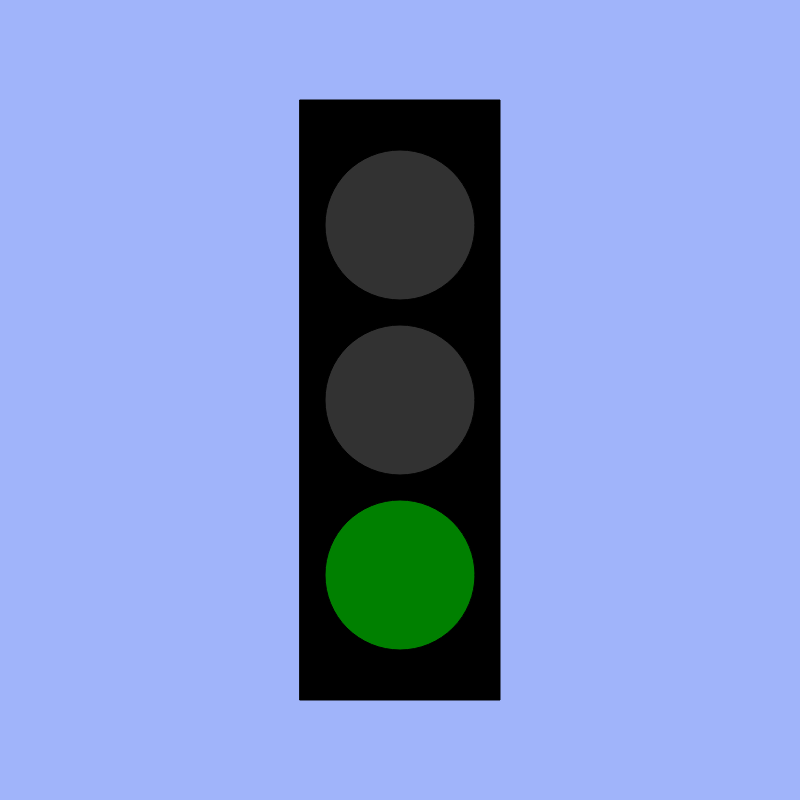
Frame 1 (no input)
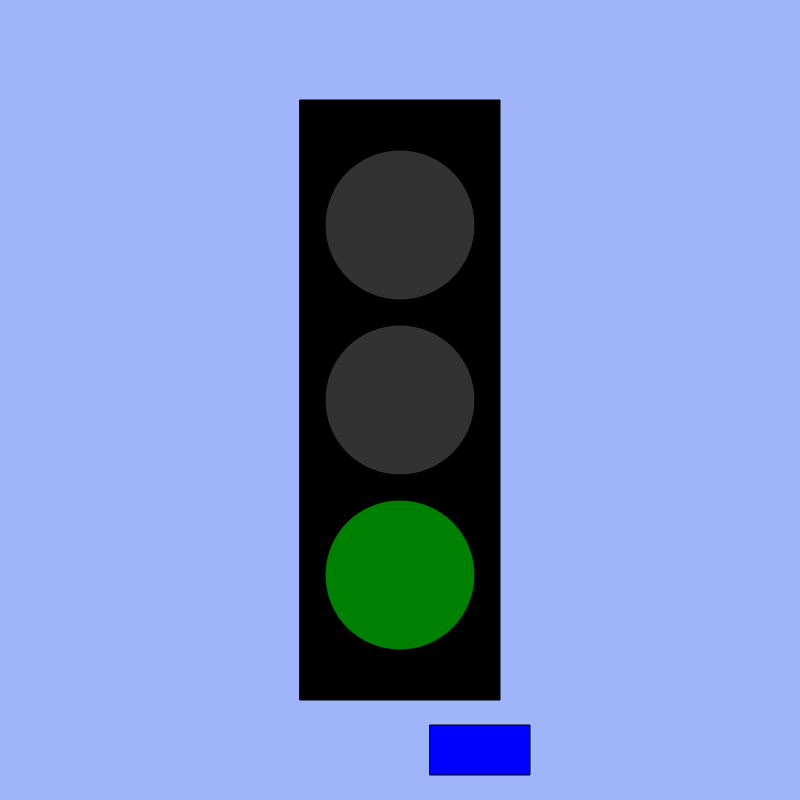
Frame 60 (no input)
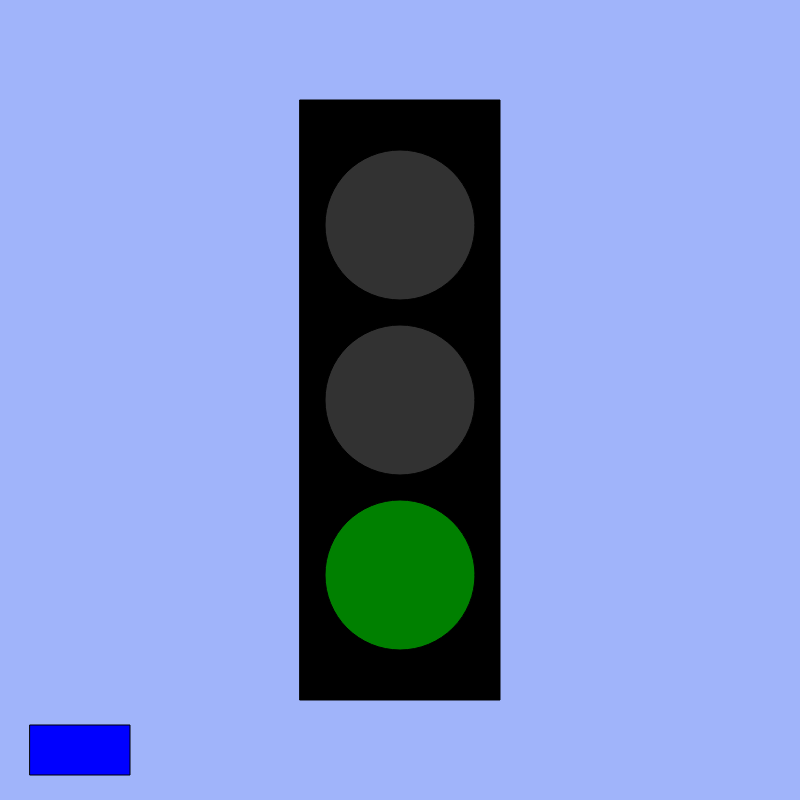
Frame 120 (the mouse pressed at the canvas centre since frame 60)

The p5.js sketch that drew these frames (run headless with seeded random() and noise() and a simulated clock; from frame 60 on, the mouse is pressed at the canvas centre):

// p5.js sketch
// ── sketch.js
let state = 0;
let timer = 0;
let x = 0;
let vel = 0;

function setup() {
  createCanvas(800, 800);
  rectMode(CENTER);
}

function draw() {
  background(160, 180, 250);
  fill("black");
  rect(width/2, height/2, 200, 600);

  timer++;
  if (timer > 3*60) {
    timer = 0;
    state = (state + 1) % 3;
  }

// Car
fill("blue");
rect(x - 100, height - 50, 100, 50);
x = (x % (width + 200)) + vel;

// Stoplight
  switch(state) {
    case 2: // Red Light
    fill("red");
    circle(width/2, height/2 - 175, 150); // Top
    fill(50);
    circle(width/2, height/2, 150); // Middle
    circle(width/2, height/2 + 175, 150); // Bottom

    vel = 0;
    break;

    case 1: // Yellow Light
    fill(50);
    circle(width/2, height/2 - 175, 150); // Top
    fill("yellow");
    circle(width/2, height/2, 150); // Middle
    fill(50);
    circle(width/2, height/2 + 175, 150); // Bottom

    vel = 5;
    break;

    case 0: // Green Light
    fill(50);
    circle(width/2, height/2 - 175, 150); // Top
    circle(width/2, height/2, 150); // Middle
    fill("green");
    circle(width/2, height/2 + 175, 150); // Bottom

    vel = 10;
    break;
  }
}
